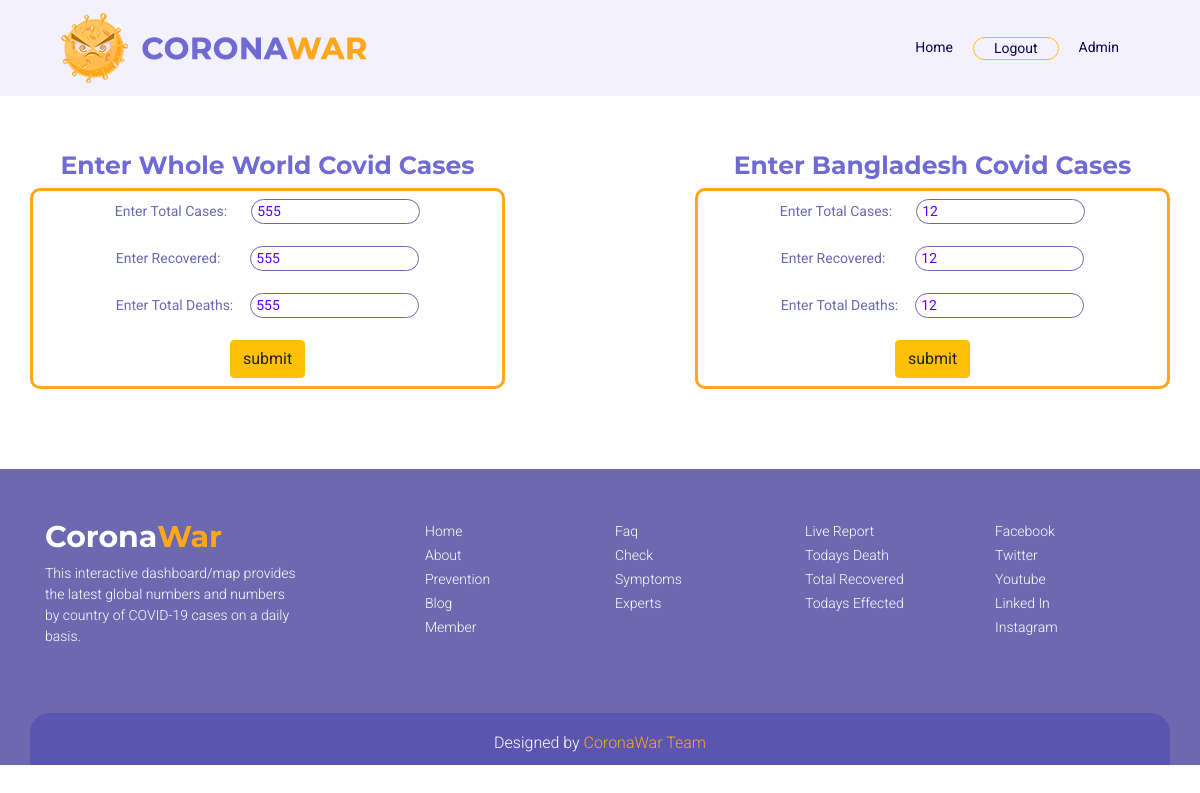
Page /admin.php (signed in) on the committed database.
### tables this page shows
CREATE TABLE `info_world` (
  `id` int(20) NOT NULL,
  `cases` int(20) NOT NULL,
  `recovered` int(20) NOT NULL,
  `deaths` int(20) NOT NULL
);

CREATE TABLE `info_bd` (
  `id` int(20) NOT NULL,
  `cases` int(20) NOT NULL,
  `recovered` int(20) NOT NULL,
  `deaths` int(20) NOT NULL
);

### admin.php (the view, shortened to what this page needs)
<?php
  include('dataconfig.php');
  $sql_w = "SELECT * FROM info_world ORDER BY id DESC LIMIT 1";
  $sql_bd = "SELECT * FROM info_bd ORDER BY id DESC LIMIT 1";
  $result_w = mysqli_query($conn,$sql_w);
  $result_bd = mysqli_query($conn,$sql_bd);
  if($result_w)
  {
    $data = mysqli_fetch_assoc($result_w);
    $cases_world = $data['cases'];
    $recovered_world = $data['recovered'];
    $deaths_world = $data['deaths'];
  }
  if($result_bd)
  {
    $data = mysqli_fetch_assoc($result_bd);
    $cases_bd = $data['cases'];
    $recovered_bd = $data['recovered'];
    $deaths_bd = $data['deaths'];
  }
?>
<!DOCTYPE html>
<html lang="en">
<head>
	<link rel="stylesheet" href="fontawesome/css/all.css">
	<link rel="stylesheet" href="css/bootstrap.css">
	<link rel="stylesheet" href="css/admin.css">
	<link rel="stylesheet" href="css/media.css">
</head>
<body>
	<header class="fixed-top">
		<div class="container">
			<nav class="navbar navbar-expand-lg navbar-light">
				<a class="navbar-brand l_img" href="index.php">
					<img class="img-fluid" src="images/logo.png" alt="logo">
				</a>
				<div class="collapse navbar-collapse menu" id="navbarNav">
					<ul class="navbar-nav ml-auto">
						<li class="nav-item active">
							<a class="nav-link" href="index.php">Home</a>
						</li>
						<li class="nav-item border rounded-pill border-warning float-left">
							<a class="nav-link" href="logout.php">Logout</a>
						</li>
						<li class="nav-item float-left">
							<a class="nav-link" href="#">
								<?php
								echo isset($_SESSION['username'])?$_SESSION['username']:"";
								?>
							</a>
						</li>
					</ul>
				</div>
			</nav>
		</div>
	</header>
	<section class="custom_padding">
		<div class="container">
			<div class="row">
				<div class="col-md-5">
					<div class="row">
						<div class="col-md-12 text-center">
							<h2 class="custom_h2">Enter Whole World Covid Cases</h2>
						</div>
					</div>
					<div class="row c_border">
						<div class="col-md-12 text-center mt-2 mb-2">
							<form action="admin.php" method="POST" onsubmit="myFunctions()">
								<div class="mb-3 col-md-12">
									<label for="" class="t_color">Enter Total Cases:</label>
									<input class="coustom_margin1" type="text" name="Cases" value="<?php echo $cases_world; ?>">
								</div>
								<div class="mb-3 col-md-12">
									<label for="" class="t_color">Enter Recovered:</label>
									<input class="coustom_margin2" type="text" name="Recovered" value="<?php echo $recovered_world; ?>">
								</div>
								<div class="mb-3 col-md-12">
									<label for="" class="t_color">Enter Total Deaths:</label>
									<input class="coustom_margin3" type="text" name="Deaths" value="<?php echo $deaths_world; ?>">
								</div>
								<div class="text-center">
									<input class="btn btn-warning radious" type="submit" value="submit">
								</div>
							</form>
						</div>
					</div>
				</div>
				<div class="col-md-5 offset-2">
					<div class="col-md-12 text-center">
						<h2 class="custom_h2">Enter Bangladesh Covid Cases</h2>
					</div>
					<div class="row c_border">
						<div class="col-md-12 text-center mt-2 mb-2">
							<form action="admin.php" method="POST" onsubmit="myFunctions()">
								<div class="mb-3 col-md-12">
									<label for="" class="t_color">Enter Total Cases:</label>
									<input class="coustom_margin1" type="text" name="Cases_bd" value="<?php echo $cases_bd; ?>">
								</div>
								<div class="mb-3 col-md-12">
									<label for="" class="t_color">Enter Recovered:</label>
									<input class="coustom_margin2" type="text" name="Recovered_bd" value="<?php echo $recovered_bd; ?>">
								</div>
								<div class="mb-3 col-md-12">
									<label for="" class="t_color">Enter Total Deaths:</label>
									<input class="coustom_margin3" type="text" name="Deaths_bd" value="<?php echo $deaths_bd; ?>">
								</div>
								<div class="text-center">
									<input class="btn btn-warning radious" type="submit" value="submit">
								</div>
							</form>
						</div>
					</div>
				</div>
			</div>
		</div>
	</section>
	<footer>
		<div class="container">
			<div class="row" style="padding-bottom: 50px;">
				<div class="col-lg-3 col-sm-12 col-12 coronawar">
					<h3>Corona<span>War</span></h3>
					<p>This interactive dashboard/map provides the latest global numbers and numbers by country of COVID-19 cases on a daily basis.</p>
				</div>
				<div class="offset-lg-1 col-lg-1 offset-md-2 col-md-1 offset-sm-2  col-sm-2 offset-1 col-5 f_contact">
					<ul class="list-unstyled">
						<li><a href="#home">Home</a></li>
						<li><a href="#about">About</a></li>
						<li><a href="#prenention">Prevention</a></li>
						<li><a href="#blog">Blog</a></li>
						<li><a href="#">Member</a></li>
					</ul>
				</div>
				<div class="offset-md-1 col-md-1 offset-md-1 col-md-1 offset-sm-0 col-sm-2 offset-1 col-4 f_contact">
					<ul class="list-unstyled">
						<li><a href="#faq">Faq</a></li>
						<li><a href="#">Check Symptoms</a></li>
						<li><a href="index.php">Experts</a></li>
					</ul>
				</div>
				<div class="offset-lg-1 col-lg-2 offset-md-1 col-md-3 offset-sm-0  col-sm-3 offset-1 col-5 f_contact">
					<ul class="list-unstyled">
						<li><a href="index.php">Live Report</a></li>
						<li><a href="index.php">Todays Death</a></li>
						<li><a href="index.php">Total Recovered</a></li>
						<li><a href="index.php">Todays Effected</a></li>
					</ul>
				</div>
				<div class="offset-lg-0 col-lg-1 offset-md-0 col-md-2 offset-sm-0  col-sm-2 offset-1  col-4 f_contact">
					<ul class="list-unstyled">
						<li><a href="#">Facebook</a></li>
						<li><a href="#">Twitter</a></li>
						<li><a href="#">Youtube</a></li>
						<li><a href="#">Linked In</a></li>
						<li><a href="#">Instagram</a></li>
					</ul>
				</div>
			</div>
			<div class="row designed">
				<div class="col-12">
					<h2>Designed by <a href="#" target="_blank">CoronaWar Team</a></h2>
				</div>
			</div>
		</div>
	</footer>
</body>
</html>

### css/admin.css (style rules this page uses)
html { scroll-behavior: smooth; }
body { font-family: "Roboto", sans-serif; }
header { background-color: #f2f1fd; }
.menu ul li a { font-size: 14px; color: #080746 !important; padding: 0 20px !important; transition: 1s; }
.custom_padding { padding: 150px 25px 80px 25px; }
.custom_h2 { font-family: "Montserrat", sans-serif; font-weight: 700; font-size: 25px; color: #706ad4; }
.c_border { border-radius: 10px; border: 3px solid #fea71a; }
.t_color { font-size: 14px; color: #6c69b0; }
.coustom_margin1 { margin-left: 20px; border-radius: 20px; padding-left: 5px; color: #6100ff; font-size: 14px; border: 1px solid #6c69b0; }
.coustom_margin2 { margin-left: 26px; border-radius: 20px; padding-left: 5px; color: #6100ff; font-size: 14px; border: 1px solid #6c69b0; }
.coustom_margin3 { margin-left: 13px; border-radius: 20px; padding-left: 5px; color: #6100ff; font-size: 14px; border: 1px solid #6c69b0; }
footer { background-color: #6c69b0; padding-top: 50px; }
.coronawar h3 { font-family: "Montserrat", sans-serif; font-weight: 700; font-size: 30px; color: #ffffff; }
.coronawar h3 span { color: #fea71a; }
.coronawar p { font-weight: 300; font-size: 14px; color: #ffffff; }
.f_contact ul li a { font-weight: 300; font-size: 14px; color: #ffffff; text-decoration: none; transition: 1s; }
.designed { background-color: #5a56af; padding: 20px 0 5px 0px; border-top-left-radius: 20px; border-top-right-radius: 20px; }
.designed h2 { font-weight: 300; font-size: 16px; color: #ffffff; text-align: center; }
.designed h2 a { color: #fea71a; text-decoration: none; transition: 1s; }

### rows in the picture
info_world: Cases "555", Recovered "555", Deaths "555"
info_bd: Cases_bd "12", Recovered_bd "12", Deaths_bd "12"

### other values in the picture
$_SESSION['username'] "Admin"
